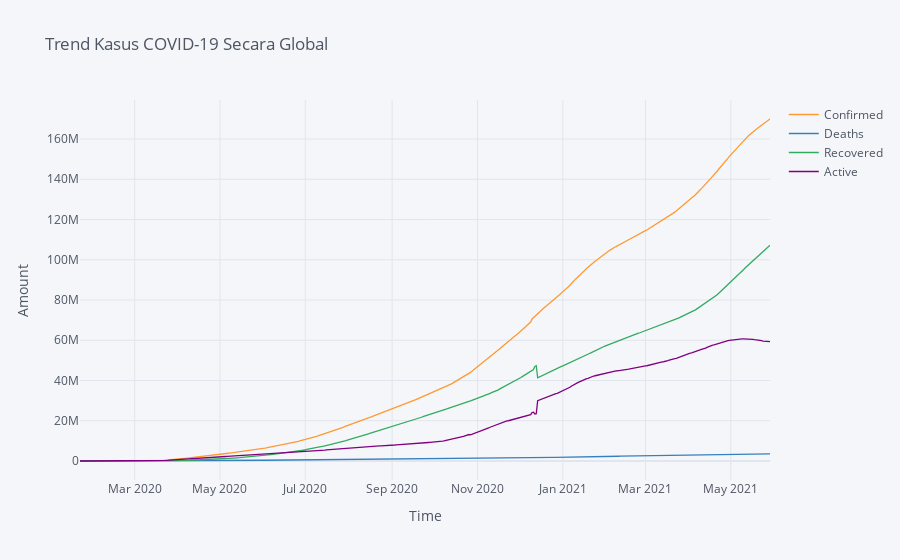

Notebook code cell kept with this figure:
### Markdown cell above
### **Trend Confirmed, Deaths, Recovered, and Active Case**

### Code cell
dataGroup.iplot(title = "Trend Kasus COVID-19 Secara Global", xTitle = "Time", yTitle = "Amount")

### Figure 1 — Plotly figure (JSON) as saved in the notebook; plotly's stock layout.template omitted (floating-point values rounded to 4 significant figures; data arrays with more than 128 entries replaced by an {"elided": "..."} marker saying what was removed)
{"data": [{"line": {"color": "rgba(255, 153, 51, 1.0)", "dash": "solid", "shape": "linear", "width": 1.3}, "mode": "lines", "name": "Confirmed", "text": "", "type": "scatter", "x": {"elided": "494 str values"}, "y": {"elided": "494 int values"}}, {"line": {"color": "rgba(55, 128, 191, 1.0)", "dash": "solid", "shape": "linear", "width": 1.3}, "mode": "lines", "name": "Deaths", "text": "", "type": "scatter", "x": {"elided": "494 str values"}, "y": {"elided": "494 int values"}}, {"line": {"color": "rgba(50, 171, 96, 1.0)", "dash": "solid", "shape": "linear", "width": 1.3}, "mode": "lines", "name": "Recovered", "text": "", "type": "scatter", "x": {"elided": "494 str values"}, "y": {"elided": "494 int values"}}, {"line": {"color": "rgba(128, 0, 128, 1.0)", "dash": "solid", "shape": "linear", "width": 1.3}, "mode": "lines", "name": "Active", "text": "", "type": "scatter", "x": {"elided": "494 str values"}, "y": {"elided": "494 int values"}}], "layout": {"legend": {"bgcolor": "#F5F6F9", "font": {"color": "#4D5663"}}, "paper_bgcolor": "#F5F6F9", "plot_bgcolor": "#F5F6F9", "title": {"font": {"color": "#4D5663"}, "text": "Trend Kasus COVID-19 Secara Global"}, "xaxis": {"gridcolor": "#E1E5ED", "showgrid": true, "tickfont": {"color": "#4D5663"}, "title": {"font": {"color": "#4D5663"}, "text": "Time"}, "zerolinecolor": "#E1E5ED"}, "yaxis": {"gridcolor": "#E1E5ED", "showgrid": true, "tickfont": {"color": "#4D5663"}, "title": {"font": {"color": "#4D5663"}, "text": "Amount"}, "zerolinecolor": "#E1E5ED"}}}
